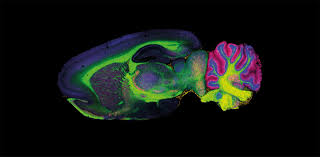
#> input picture image_crop/input.jpeg, 320 x 157 px
$ python noise_filter.py ../image_crop
#> lines starting #> are read from the running program, lines starting #| are printed output that depends on the picture
"""
MALDI Image Noise Filter
------------------------
Input:  a folder of ion images
Output: two folders
        - results/  → low-noise, high-quality images
        - noise/    → noisy, low-quality images
"""

import os
import shutil
import argparse
import numpy as np
from pathlib import Path
from PIL import Image
from scipy import ndimage
from skimage import filters, measure


# ─────────────────────────────────────────────
# METRICS
# ─────────────────────────────────────────────

def compute_autocorrelation(img: np.ndarray) -> float:
    """
    Spatial autocorrelation — measures how similar neighbouring pixels are.
    High value = structured biological signal.
    Near zero  = random noise.
    """
    flat      = img[:-1, :].flatten().astype(float)
    flat_next = img[1:,  :].flatten().astype(float)
    if flat.std() == 0 or flat_next.std() == 0:
        return 0.0
    corr = np.corrcoef(flat, flat_next)[0, 1]
    return float(corr)


def compute_cv(img: np.ndarray) -> float:
    """
    Coefficient of variation — catches flat/empty images (very low CV).
    """
    mean = img.mean()
    if mean == 0:
        return 0.0
    return float(img.std() / mean)


def compute_edge_density(img: np.ndarray) -> float:
    """
    Edge density via Sobel filter.
    Too low  = flat/empty image.
    Too high = pure salt-and-pepper noise.
    """
    edges = filters.sobel(img.astype(float))
    return float((edges > edges.mean()).sum() / edges.size)


def compute_entropy(img: np.ndarray) -> float:
    """
    Shannon entropy — catches both extremes:
    Too low  = uniform/empty.
    Too high = chaotic noise.
    """
    return float(measure.shannon_entropy(img))


def score_image(img: np.ndarray) -> dict:
    """Return all four metrics for one image."""
    return {
        "autocorrelation": compute_autocorrelation(img),
        "cv":              compute_cv(img),
        "edge_density":    compute_edge_density(img),
        "entropy":         compute_entropy(img),
    }


# ─────────────────────────────────────────────
# COMPOSITE SCORE  (0 = noisy, 1 = clean)
# ─────────────────────────────────────────────

def composite_score(metrics: dict) -> float:
    """
    Combine metrics into a single quality score.

    Logic:
    - Autocorrelation contributes positively (more structure = better).
    - CV must be in a mid-range; too low = empty, too high = noise.
    - Edge density must be in a mid-range (Goldilocks).
    - Entropy must be in a mid-range.

    Each sub-score is clipped to [0, 1] before weighting.
    """
    ac = metrics["autocorrelation"]
    cv = metrics["cv"]
    ed = metrics["edge_density"]
    en = metrics["entropy"]

    # Autocorrelation: directly maps to quality
    ac_score = np.clip(ac, 0, 1)

    # CV: penalise extremes; peak score around 0.3–0.8
    cv_score = np.clip(1 - abs(cv - 0.5) / 0.5, 0, 1)

    # Edge density: ideal range ~0.2–0.5
    ed_score = np.clip(1 - abs(ed - 0.35) / 0.35, 0, 1)

    # Entropy: ideal range ~3–6 bits (normalise assuming max ~8)
    en_norm  = en / 8.0
    en_score = np.clip(1 - abs(en_norm - 0.5) / 0.5, 0, 1)

    # Weighted sum  (autocorrelation is the most reliable signal)
    score = (
        0.50 * ac_score +
        0.20 * cv_score +
        0.15 * ed_score +
        0.15 * en_score
    )
    return float(score)


# ─────────────────────────────────────────────
# PIPELINE
# ─────────────────────────────────────────────

SUPPORTED_EXTENSIONS = {".png", ".jpg", ".jpeg", ".tif", ".tiff", ".bmp"}


def load_image_as_array(path: Path) -> np.ndarray:
    """Load image and convert to float grayscale numpy array."""
    img = Image.open(path).convert("L")          # grayscale
    arr = np.array(img, dtype=np.float32)
    # Normalise to [0, 1]
    if arr.max() > 0:
        arr = arr / arr.max()
    return arr


def run_pipeline(
    input_folder: str,
    threshold: float = 0.4,
    verbose: bool = True,
):
    input_path   = Path(input_folder)
    results_path = input_path.parent / "results"
    noise_path   = input_path.parent / "noise"

    results_path.mkdir(exist_ok=True)
    noise_path.mkdir(exist_ok=True)

    image_files = [
        f for f in input_path.iterdir()
        if f.suffix.lower() in SUPPORTED_EXTENSIONS
    ]

    if not image_files:
        print(f"No supported images found in {input_folder}")
        return

    print(f"\nFound {len(image_files)} images. Processing...\n")

    results_count = 0
    noise_count   = 0
    records       = []

    for img_path in sorted(image_files):
        try:
            arr     = load_image_as_array(img_path)
#> in load_image_as_array, `img = Image.open(path).convert("L")`:
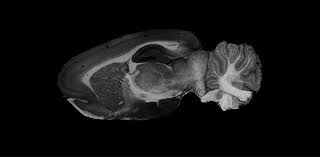
#> img: PIL image 320x157 L; min 0, max 216, mean 19.8
#> in load_image_as_array, `arr = arr / arr.max()`:
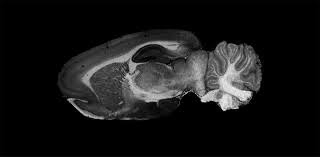
#> arr: shape (157, 320) float32; min 0, max 1, mean 0.0917
            metrics = score_image(arr)
#> in compute_autocorrelation, `corr = np.corrcoef(flat, flat_next)[0, 1]`: corr = 0.963
#> in compute_cv, `mean = img.mean()`: mean = 0.0917
#> in compute_edge_density, `edges = filters.sobel(img.astype(float))`:
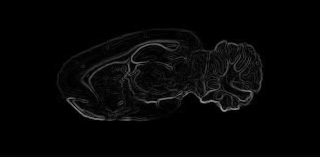
#> edges: shape (157, 320) float64; min 0, max 0.634, mean 0.0228
#> metrics = {'autocorrelation': 0.963, 'cv': 1.96, 'edge_density': 0.236, 'entropy': 3.5}
            score   = composite_score(metrics)
#> in composite_score, `ac = metrics["autocorrelation"]`: ac = 0.963
#> in composite_score, `cv = metrics["cv"]`: cv = 1.96
#> in composite_score, `ed = metrics["edge_density"]`: ed = 0.236
#> in composite_score, `en = metrics["entropy"]`: en = 3.5
#> in composite_score, `ac_score = np.clip(ac, 0, 1)`: ac_score = 0.963
#> in composite_score, `cv_score = np.clip(1 - abs(cv - 0.5) / 0.5, 0, 1)`: cv_score = 0
#> in composite_score, `ed_score = np.clip(1 - abs(ed - 0.35) / 0.35, 0, 1)`: ed_score = 0.673
#> in composite_score, `en_norm  = en / 8.0`: en_norm = 0.438
#> in composite_score, `en_score = np.clip(1 - abs(en_norm - 0.5) / 0.5, 0, 1)`: en_score = 0.875
#> in composite_score, `score = ( 0.50 * ac_score + 0.20 * cv_score + 0.15 * ed_score + 0.15 *..`: score = 0.714
#> score = 0.714

            is_good = score >= threshold
#> is_good = True
            dest    = results_path if is_good else noise_path

            shutil.copy2(img_path, dest / img_path.name)

            label = "RESULT" if is_good else "NOISE "
#> label = 'RESULT'
            if verbose:
                print(
                    f"[{label}]  {img_path.name:<40}  "
                    f"score={score:.3f}  "
                    f"autocorr={metrics['autocorrelation']:.3f}  "
                    f"cv={metrics['cv']:.3f}  "
                    f"edge={metrics['edge_density']:.3f}  "
                    f"entropy={metrics['entropy']:.2f}"
                )
#| [RESULT]  input.jpeg                                score=0.714  autocorr=0.963  cv=1.956  edge=0.236  entropy=3.50

            if is_good:
                results_count += 1
            else:
                noise_count += 1

            records.append({"file": img_path.name, "score": score, "good": is_good, **metrics})

        except Exception as e:
            print(f"  [ERROR] Could not process {img_path.name}: {e}")

    # ── Summary ──
    print(f"\n{'─'*60}")
    print(f"  Total processed : {len(records)}")
#|   Total processed : 1
    print(f"  Kept (results/) : {results_count}")
    print(f"  Filtered (noise/): {noise_count}")
    print(f"  Threshold used  : {threshold}")
    print(f"  Output folders  :")
    print(f"    {results_path}")
    print(f"    {noise_path}")
    print(f"{'─'*60}\n")


# ─────────────────────────────────────────────
# ENTRY POINT
# ─────────────────────────────────────────────

if __name__ == "__main__":
    parser = argparse.ArgumentParser(
        description="MALDI ion image noise filter — sorts images into results/ and noise/ folders."
    )
    parser.add_argument(
        "input_folder",
        type=str,
        help="Path to folder containing raw ion images",
    )
    parser.add_argument(
        "--threshold",
        type=float,
        default=0.4,
        help="Quality score threshold (0–1). Images above this go to results/. Default: 0.4",
    )
    parser.add_argument(
        "--quiet",
        action="store_true",
        help="Suppress per-image output",
    )

    args = parser.parse_args()

    run_pipeline(
        input_folder=args.input_folder,
        threshold=args.threshold,
        verbose=not args.quiet,
    )
